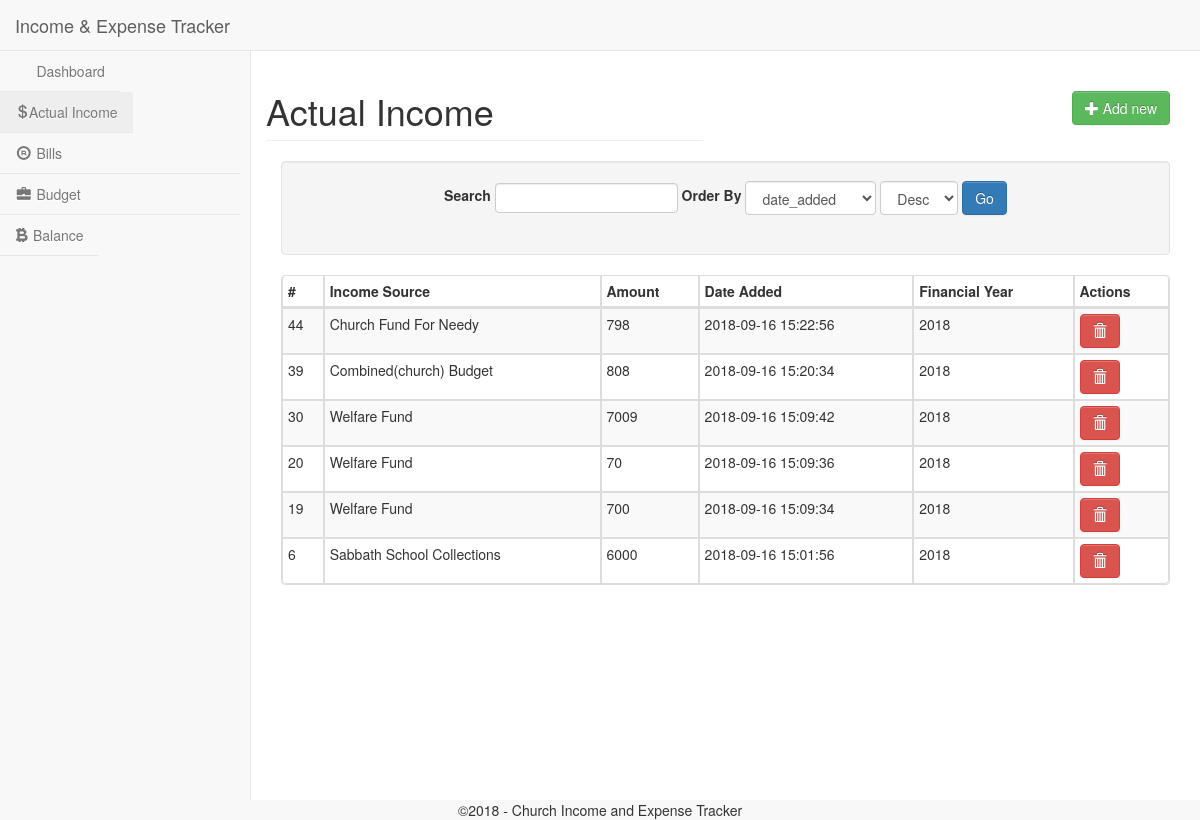
Page /actual_income.php (signed in) on the committed database.
### tables this page shows
CREATE TABLE `actual_income` (
  `id` int(11) NOT NULL AUTO_INCREMENT,
  `source_name` varchar(255) NOT NULL,
  `amount` decimal(10,0) NOT NULL,
  `date_added` timestamp NOT NULL DEFAULT CURRENT_TIMESTAMP,
  `date_updated` timestamp NOT NULL DEFAULT CURRENT_TIMESTAMP ON UPDATE CURRENT_TIMESTAMP,
  `church_id` int(11) NOT NULL,
  `financial_year_id` int(11) NOT NULL,
  `balance` decimal(10,2) DEFAULT '0.00',
  PRIMARY KEY (`id`),
  KEY `church_id` (`church_id`),
  KEY `financial_year_id` (`financial_year_id`),
  KEY `id` (`id`),
  CONSTRAINT `actual_income_ibfk_1` FOREIGN KEY (`church_id`) REFERENCES `church` (`id`),
  CONSTRAINT `actual_income_ibfk_2` FOREIGN KEY (`financial_year_id`) REFERENCES `financial_year` (`id`)
);

CREATE TABLE `financial_year` (
  `id` int(11) NOT NULL AUTO_INCREMENT,
  `year` year(4) NOT NULL,
  `total_actual_income` decimal(10,2) DEFAULT '0.00',
  `total_expenses` decimal(10,2) DEFAULT '0.00',
  `total_estimated_income` decimal(10,2) DEFAULT '0.00',
  `total_bills` decimal(10,2) DEFAULT '0.00',
  `balance` decimal(10,2) DEFAULT '0.00',
  `church_id` int(11) NOT NULL,
  PRIMARY KEY (`id`),
  KEY `church_id` (`church_id`),
  CONSTRAINT `financial_year_ibfk_1` FOREIGN KEY (`church_id`) REFERENCES `church` (`id`)
);

### actual_income.php (the view, shortened to what the rows shown need)
<?php
include_once'includes/header.php';
require_once 'coreadmin/config/config.php';
$filter_col = filter_input(INPUT_GET, 'filter_col');
$order_by = filter_input(INPUT_GET, 'order_by');
$page = filter_input(INPUT_GET, 'page');
$pagelimit = 10;
if (!$page) {
    $page = 1;
}
if (!$filter_col) {
    $filter_col = "date_added";
}
if (!$order_by) {
    $order_by = "Desc";
}
$db = getDbInstance();
$db->join("financial_year f", "i.financial_year_id=f.id", "LEFT");
$select = array('i.id', 'i.source_name', 'i.amount', 'i.date_added', 'f.year', 'i.church_id');
if ($order_by) {
    $db->orderBy($filter_col, $order_by);
}
$db->pageLimit = $pagelimit;
$income = $db->arraybuilder()->paginate("actual_income i", $page, $select);
?>
<?php include_once './includes/header.php'; ?>
<div id="page-wrapper">
    <div class="row">
        <div class="col-lg-6">
            <h1 class="page-header">Actual Income</h1>
        </div>
    </div>
    <table class="table table-bordered table-striped table-condensed">
        <thead>
            <tr> <th class="header">#</th>
                <th>Income Source</th>
                <th>Amount</th>
                <th>Date Added</th>
                <th>Financial Year</th>
                <th>Actions</th>
            </tr>
        </thead>
        <tbody id="income_data">
<?php foreach ($income as $row) : ?>
                <tr>
                    <td><?php echo $row['id']; ?></td>
                    <td data-name="source_name" class="source_name" data-type="text" data-pk="<?php echo $row['id'] ?>"><?php echo $row['source_name'] ?></td>
                    <td data-name="amount" class="amount" data-type="text" data-pk="<?php echo $row['id'] ?>"><?php echo htmlspecialchars($row['amount']); ?></td>
                    <td data-name="date_added" id="date_added" class="date_added" data-original-title="Select option" data-value="0" data-type="date"  data-pk="<?php echo $row['id'] ?>"><?php echo htmlspecialchars($row['date_added']) ?></td>
                    <td data-name="financial_year_id" id="year" class="year" data-original-title="Select Year" data-value="0" data-type="select"  data-pk="<?php echo $row['id'] ?>"><?php echo htmlspecialchars($row['year']) ?></td>
                    <td>	<a href=""  class="btn btn-danger delete_income delete_btn" name="delete_income" id="<?php echo $row['id'] ?>" style="margin-right: 8px;"><span class="glyphicon glyphicon-trash"></span></td>
                </tr>
<?php endforeach; ?>
        </tbody>
    </table>
</div>
</div>
<?php include_once('includes/footer.php'); ?>

### rows in the picture
actual_income: id "44", source_name "Church Fund For Needy", amount "798", date_added "2018-09-16 15:22:56", financial_year.year "2018"
actual_income: id "39", source_name "Combined(church) Budget", amount "808", date_added "2018-09-16 15:20:34", financial_year.year "2018"
actual_income: id "30", source_name "Welfare Fund", amount "7009", date_added "2018-09-16 15:09:42", financial_year.year "2018"
actual_income: id "20", source_name "Welfare Fund", amount "70", date_added "2018-09-16 15:09:36", financial_year.year "2018"
actual_income: id "19", source_name "Welfare Fund", amount "700", date_added "2018-09-16 15:09:34", financial_year.year "2018"
actual_income: id "6", source_name "Sabbath School Collections", amount "6000", date_added "2018-09-16 15:01:56", financial_year.year "2018"

### other values in the picture
form field filter_col "date_added"
